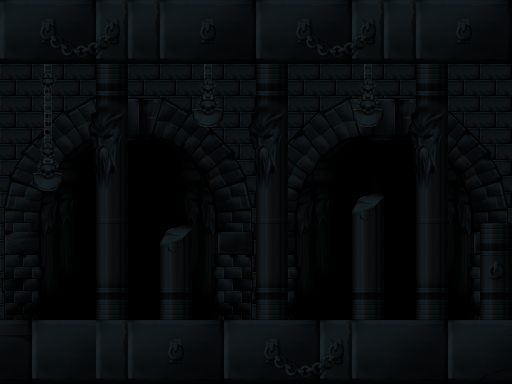

The image is a tile-based game level rendered from a .tmx file. Its description and complete source (layers, tilesets, objects, tile grids) follow:
An orthogonal 16x12 tile map with 32x32 px tiles, 3 tile layers (Tile Layer 1, Tile Layer 2, Tile Layer 3).

<map version="1.0" orientation="orthogonal" width="16" height="12" tilewidth="32" tileheight="32">
 <tileset firstgid="1" source="../tilesets/Castle.tsx" />
 <layer name="Tile Layer 1" width="16" height="12">
  <properties>
   <property name="hScale" value="0.2" />
   <property name="vScale" value="0.2" />
  </properties>
  <data encoding="csv">
136,136,136,136,136,136,136,136,136,136,136,136,136,136,136,136,
136,136,136,136,136,136,136,136,136,136,136,136,136,136,136,136,
136,137,138,139,140,141,142,143,136,137,138,139,140,141,142,143,
152,153,154,155,156,157,158,159,152,153,154,155,156,157,158,159,
168,169,170,171,172,173,174,175,168,169,170,171,172,173,174,175,
184,185,186,187,188,189,190,191,184,185,186,187,188,189,190,191,
200,201,202,203,204,205,206,207,200,201,202,203,204,205,206,207,
216,217,218,219,220,221,222,223,216,217,218,219,220,221,222,223,
232,233,234,235,236,237,238,239,232,233,234,235,236,237,238,239,
248,249,250,251,252,253,254,255,248,249,250,251,252,253,254,255,
136,136,136,136,136,136,136,136,136,136,136,136,136,136,136,136,
136,136,136,136,136,136,136,136,136,136,136,136,136,136,136,136
</data>
 </layer>
 <layer name="Tile Layer 2" width="16" height="12">
  <properties>
   <property name="hScale" value="0.4" />
   <property name="vScale" value="0.4" />
  </properties>
  <data encoding="csv">
86,85,86,85,86,85,86,85,86,85,86,85,86,85,86,85,
136,136,136,136,136,136,136,136,136,136,136,136,136,136,136,136,
102,102,102,102,102,102,102,102,102,102,102,102,102,102,102,102,
8,9,10,11,12,13,14,15,8,9,10,11,12,13,14,15,
24,25,26,27,28,29,30,31,24,25,26,27,28,29,30,31,
40,41,1,1,1,1,46,47,40,41,1,1,1,1,46,47,
56,57,1,1,1,1,62,63,56,57,1,1,1,1,62,63,
72,73,1,1,1,1,78,79,72,73,1,1,1,1,78,79,
88,89,1,1,1,1,94,95,88,89,1,1,1,1,94,95,
104,105,1,1,1,1,110,111,104,105,1,1,1,1,110,111,
120,121,1,1,1,1,126,127,120,121,1,1,1,1,126,127,
85,86,85,86,85,86,85,86,85,86,85,86,85,86,85,86
</data>
 </layer>
 <layer name="Tile Layer 3" width="16" height="12">
  <properties>
   <property name="hScale" value="0.6" />
   <property name="vScale" value="0.6" />
  </properties>
  <data encoding="csv">
456,457,458,459,421,422,423,424,456,457,458,459,421,422,423,424,
472,473,474,475,437,438,439,440,472,473,474,475,437,438,439,440,
1,289,1,291,1,1,321,1,291,1,1,321,1,291,1,1,
1,305,306,307,1,1,337,306,307,1,1,337,306,307,1,1,
1,321,322,323,1,1,1,322,323,1,1,1,322,323,1,1,
1,337,338,339,1,1,1,338,339,1,1,1,338,339,1,1,
1,1,1,355,1,1,1,1,355,1,1,369,1,355,1,1,
1,1,1,371,1,369,1,1,371,1,1,385,1,371,1,370,
1,1,1,387,1,385,1,1,387,1,1,385,1,387,1,386,
1,1,1,403,1,401,1,1,403,1,1,401,1,403,1,402,
427,418,419,421,422,423,424,456,457,458,459,418,419,420,425,426,
443,434,435,437,438,439,440,472,473,474,475,434,435,436,441,442
</data>
 </layer>
</map>
